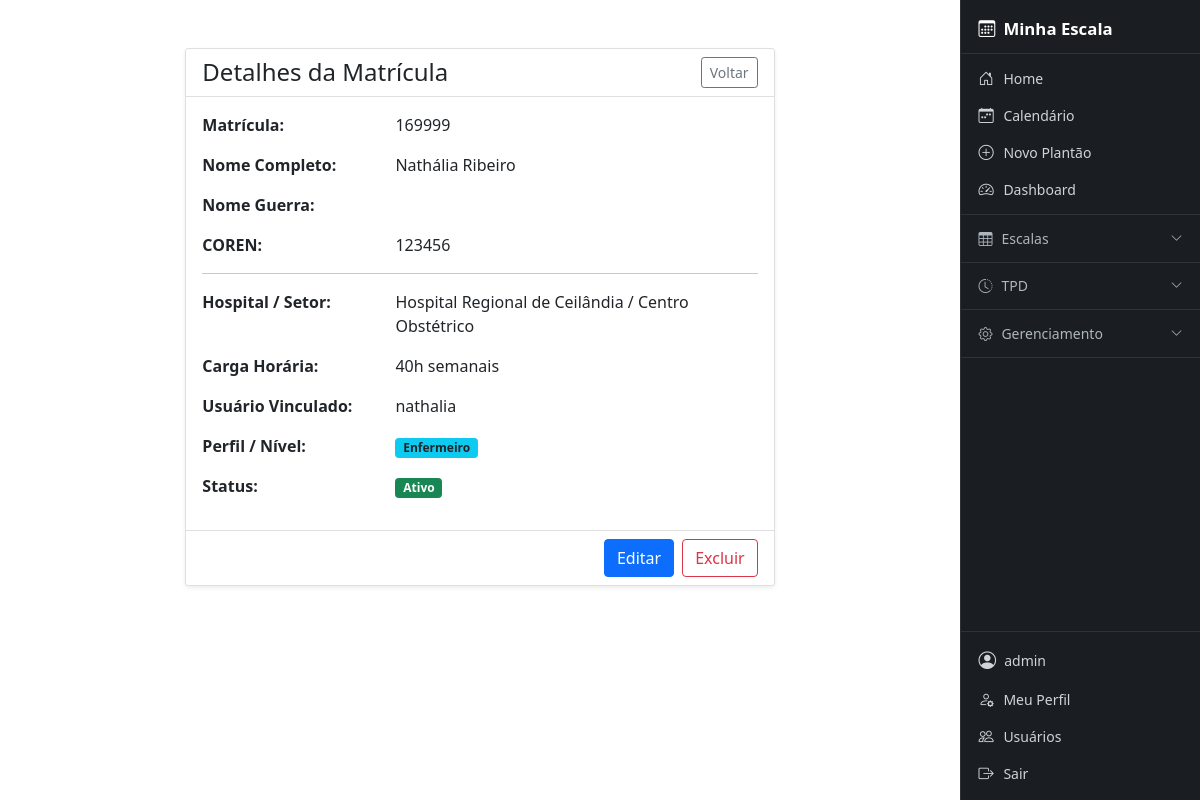
The page /matriculas/6/ (signed in) on the database its author committed.
### cal/models.py (models this page shows, shortened)
class Matricula(models.Model):
    user = models.OneToOneField(
        User,
        on_delete=models.CASCADE,
        related_name="matricula",
        null=True,
        blank=True
    )
    perfil = models.ForeignKey(PerfilUsuario, on_delete=models.SET_NULL, null=True, blank=True, related_name='matriculas_vinculadas')
    nome_completo = models.CharField(max_length=200)
    nome_exibicao = models.CharField(max_length=50, verbose_name="Nome de Exibição", default="")
    matricula = models.CharField(max_length=30, unique=True)
    coren = models.CharField(max_length=30, blank=True, null=True)
    hospital = models.ForeignKey(
        Hospital,
        on_delete=models.PROTECT,
        related_name="profissionais"
    )
    setor = models.ForeignKey(
        Setor,
        on_delete=models.PROTECT,
        related_name="profissionais",
        null=True,
        blank=True
    )
    especialidade = models.ForeignKey(
        Especialidade,
        on_delete=models.SET_NULL,
        related_name="profissionais",
        null=True,
        blank=True
    )
    carga_horaria_semanal = models.PositiveIntegerField(default=40)
    ativo = models.BooleanField(default=True)
    class Meta:
        ordering = ["nome_exibicao"]

class PerfilUsuario(models.Model):
    TIPO_USUARIO_CHOICES = [
        ('ADMIN', 'Administrador'),
        ('ESCALANTE', 'Escalante'),
        ('ENFERMEIRO', 'Enfermeiro'),
    ]
    user = models.OneToOneField(User, on_delete=models.CASCADE, related_name='cal_perfil')
    tipo = models.CharField(max_length=20, choices=TIPO_USUARIO_CHOICES, default='ENFERMEIRO')

### core/models.py (models this page shows, shortened)
class Hospital(models.Model):
    nome = models.CharField(max_length=150, unique=True)
    sigla = models.CharField(max_length=20, blank=True, null=True)

class Setor(models.Model):
    nome = models.CharField(max_length=100)
    hospital = models.ForeignKey(
        Hospital,
        on_delete=models.CASCADE,
        related_name="setores"
    )
    class Meta:
        unique_together = ("nome", "hospital")

### cal/views/matricula_views.py (the view)
# urls.py: path('matriculas/<int:pk>/', matricula_views.matricula_detail, name='matricula_detail'),
@login_required
def matricula_detail(request, pk):
    exige_escalante_ou_admin(request.user)
    matricula = get_object_or_404(Matricula, pk=pk)
    if is_escalante(request.user):
        user_matricula = get_matricula(request.user)
        if not user_matricula or matricula.hospital != user_matricula.hospital or matricula.setor != user_matricula.setor:
            raise PermissionDenied
    return render(request, 'cal/matricula/detail.html', {'matricula': matricula})

### cal/permissions.py (called while the page is built)
def get_perfil(user):
    return getattr(user, 'cal_perfil', None)

def is_admin(user):
    perfil = get_perfil(user)
    return user.is_staff or (perfil is not None and perfil.tipo == 'ADMIN')

def is_escalante(user):
    perfil = get_perfil(user)
    return perfil is not None and perfil.tipo == 'ESCALANTE'

def is_escalante_ou_admin(user):
    return is_admin(user) or is_escalante(user)

def exige_escalante_ou_admin(user):
    if not is_escalante_ou_admin(user):
        raise PermissionDenied

### templates/cal/matricula/detail.html
{% extends 'base.html' %}
{% block content %}
<div class="container mt-4">
    <div class="row justify-content-center">
        <div class="col-md-8">
            <div class="card shadow-sm">
                <div class="card-header bg-white d-flex justify-content-between align-items-center">
                    <h4 class="mb-0">Detalhes da Matrícula</h4>
                    <a href="{% url 'cal:matricula_list' %}" class="btn btn-sm btn-outline-secondary">Voltar</a>
                </div>
                <div class="card-body">
                    <div class="row mb-3">
                        <div class="col-sm-4 fw-bold">Matrícula:</div>
                        <div class="col-sm-8">{{ matricula.matricula }}</div>
                    </div>
                    <div class="row mb-3">
                        <div class="col-sm-4 fw-bold">Nome Completo:</div>
                        <div class="col-sm-8">{{ matricula.nome_completo }}</div>
                    </div>
                    <div class="row mb-3">
                        <div class="col-sm-4 fw-bold">Nome Guerra:</div>
                        <div class="col-sm-8">{{ matricula.nome_guerra }}</div>
                    </div>
                    <div class="row mb-3">
                        <div class="col-sm-4 fw-bold">COREN:</div>
                        <div class="col-sm-8">{{ matricula.coren|default:"-" }}</div>
                    </div>
                    <hr>
                    <div class="row mb-3">
                        <div class="col-sm-4 fw-bold">Hospital / Setor:</div>
                        <div class="col-sm-8">{{ matricula.hospital.nome }} / {{ matricula.setor.nome }}</div>
                    </div>
                    <div class="row mb-3">
                        <div class="col-sm-4 fw-bold">Carga Horária:</div>
                        <div class="col-sm-8">{{ matricula.carga_horaria_semanal }}h semanais</div>
                    </div>
                    <div class="row mb-3">
                        <div class="col-sm-4 fw-bold">Usuário Vinculado:</div>
                        <div class="col-sm-8">{{ matricula.user.username|default:"Nenhum" }}</div>
                    </div>
                    <div class="row mb-3">
                        <div class="col-sm-4 fw-bold">Perfil / Nível:</div>
                        <div class="col-sm-8">
                            {% if matricula.perfil %}
                                <span class="badge bg-info text-dark">{{ matricula.perfil.get_tipo_display }}</span>
                            {% else %}
                                <span class="badge bg-secondary">Não definido</span>
                            {% endif %}
                        </div>
                    </div>
                    <div class="row mb-3">
                        <div class="col-sm-4 fw-bold">Status:</div>
                        <div class="col-sm-8">
                            {% if matricula.ativo %}
                                <span class="badge bg-success">Ativo</span>
                            {% else %}
                                <span class="badge bg-danger">Inativo</span>
                            {% endif %}
                        </div>
                    </div>
                </div>
                <div class="card-footer bg-white d-flex justify-content-end">
                    <a href="{% url 'cal:matricula_update' matricula.pk %}" class="btn btn-primary me-2">Editar</a>
                    <a href="{% url 'cal:matricula_delete' matricula.pk %}" class="btn btn-outline-danger">Excluir</a>
                </div>
            </div>
        </div>
    </div>
</div>
{% endblock %}

### templates/navbar.html (shortened to what this page needs)
<aside id="sidebar">
    <a href="{% url 'cal:home' %}" class="sidebar-brand">
        <i class="bi bi-calendar3"></i> Minha Escala
    </a>
    {% if user.is_authenticated %}
    <div class="sidebar-section">
        <a href="{% url 'cal:home' %}" class="sidebar-link">
            <i class="bi bi-house-door"></i> Home
        </a>
        <a href="{% url 'cal:calendar' %}" class="sidebar-link">
            <i class="bi bi-calendar-week"></i> Calendário
        </a>
        {% with perfil=user.cal_perfil %}
        {% if user.is_staff or perfil.tipo == 'ESCALANTE' %}
        <a href="{% url 'cal:event_new' %}" class="sidebar-link">
            <i class="bi bi-plus-circle"></i> Novo Plantão
        </a>
        {% endif %}
        {% endwith %}
        <a href="{% url 'cal:dashboard' %}" class="sidebar-link">
            <i class="bi bi-speedometer2"></i> Dashboard
        </a>
    </div>
    <div class="sidebar-section">
        <button class="sidebar-group-btn" type="button"
                data-bs-toggle="collapse" data-bs-target="#menuEscalas"
                aria-expanded="false">
            <i class="bi bi-table"></i> Escalas
            <i class="bi bi-chevron-down chevron"></i>
        </button>
    </div>
    <div class="sidebar-section">
        <button class="sidebar-group-btn" type="button"
                data-bs-toggle="collapse" data-bs-target="#menuTPD"
                aria-expanded="false">
            <i class="bi bi-clock-history"></i> TPD
            <i class="bi bi-chevron-down chevron"></i>
        </button>
    </div>
    {% if user.is_staff %}
    <div class="sidebar-section">
        <button class="sidebar-group-btn" type="button"
                data-bs-toggle="collapse" data-bs-target="#menuAdmin"
                aria-expanded="false">
            <i class="bi bi-gear"></i> Gerenciamento
            <i class="bi bi-chevron-down chevron"></i>
        </button>
    </div>
    {% endif %}
    {% endif %}
    <div class="sidebar-footer">
        {% if user.is_authenticated %}
            <div class="sidebar-user">
                <i class="bi bi-person-circle" style="font-size:1.1rem;"></i>
                <span class="text-truncate">{{ user.username }}</span>
            </div>
            <a href="{% url 'cal:perfil' %}" class="sidebar-link">
                <i class="bi bi-person-gear"></i> Meu Perfil
            </a>
            {% if user.is_staff %}
            <a href="{% url 'cal:listar_usuarios' %}" class="sidebar-link">
                <i class="bi bi-people"></i> Usuários
            </a>
            {% endif %}
            <a href="#" class="sidebar-link text-danger-emphasis"
               onclick="document.getElementById('logout-form').submit(); return false;">
                <i class="bi bi-box-arrow-right"></i> Sair
            </a>
        {% else %}
            <a href="{% url 'cal:login' %}" class="sidebar-link">
                <i class="bi bi-box-arrow-in-right"></i> Login
            </a>
        {% endif %}
    </div>
</aside>

### templates/base.html (style rules this page uses)
#sidebar { position: fixed; top: 0; right: 0; width: 240px; height: 100vh; overflow-y: auto; background-color: #1a1d21; z-index: 1040; display: flex; flex-direction: column; border-left: 1px solid #2e3338; transition: right 0.28s ease; }
@media (min-width: 768px) { body { margin-right: 240px; } }
.sidebar-brand { display: flex; align-items: center; gap: 0.5rem; padding: 1rem 1.1rem 0.75rem; color: #fff; font-size: 1.05rem; font-weight: 600; text-decoration: none; border-bottom: 1px solid #2e3338; }
.sidebar-section { padding: 0.35rem 0; border-bottom: 1px solid #2e3338; }
.sidebar-link { display: flex; align-items: center; gap: 0.55rem; padding: 0.45rem 1.1rem; color: #ced4da; text-decoration: none; font-size: 0.875rem; border-radius: 0; transition: background 0.15s, color 0.15s; white-space: nowrap; }
.sidebar-link i { font-size: 0.95rem; min-width: 16px; }
.sidebar-group-btn { display: flex; align-items: center; gap: 0.55rem; width: 100%; padding: 0.45rem 1.1rem; background: none; border: none; color: #adb5bd; font-size: 0.875rem; text-align: left; cursor: pointer; transition: background 0.15s, color 0.15s; }
.sidebar-group-btn .chevron { margin-left: auto; transition: transform 0.2s; font-size: 0.75rem; }
.sidebar-footer { margin-top: auto; border-top: 1px solid #2e3338; padding: 0.5rem 0; }
.sidebar-user { display: flex; align-items: center; gap: 0.5rem; padding: 0.45rem 1.1rem; color: #ced4da; font-size: 0.875rem; }

### rows shown on the page
Matricula: matricula "169999", nome_completo "Nathália Ribeiro", coren "123456", hospital.nome "Hospital Regional de Ceilândia", setor.nome "Centro Obstétrico", carga_horaria_semanal "40", user.username "nathalia", perfil.tipo "Enfermeiro"

### other values the page prints
{{ user.username }} "admin"
